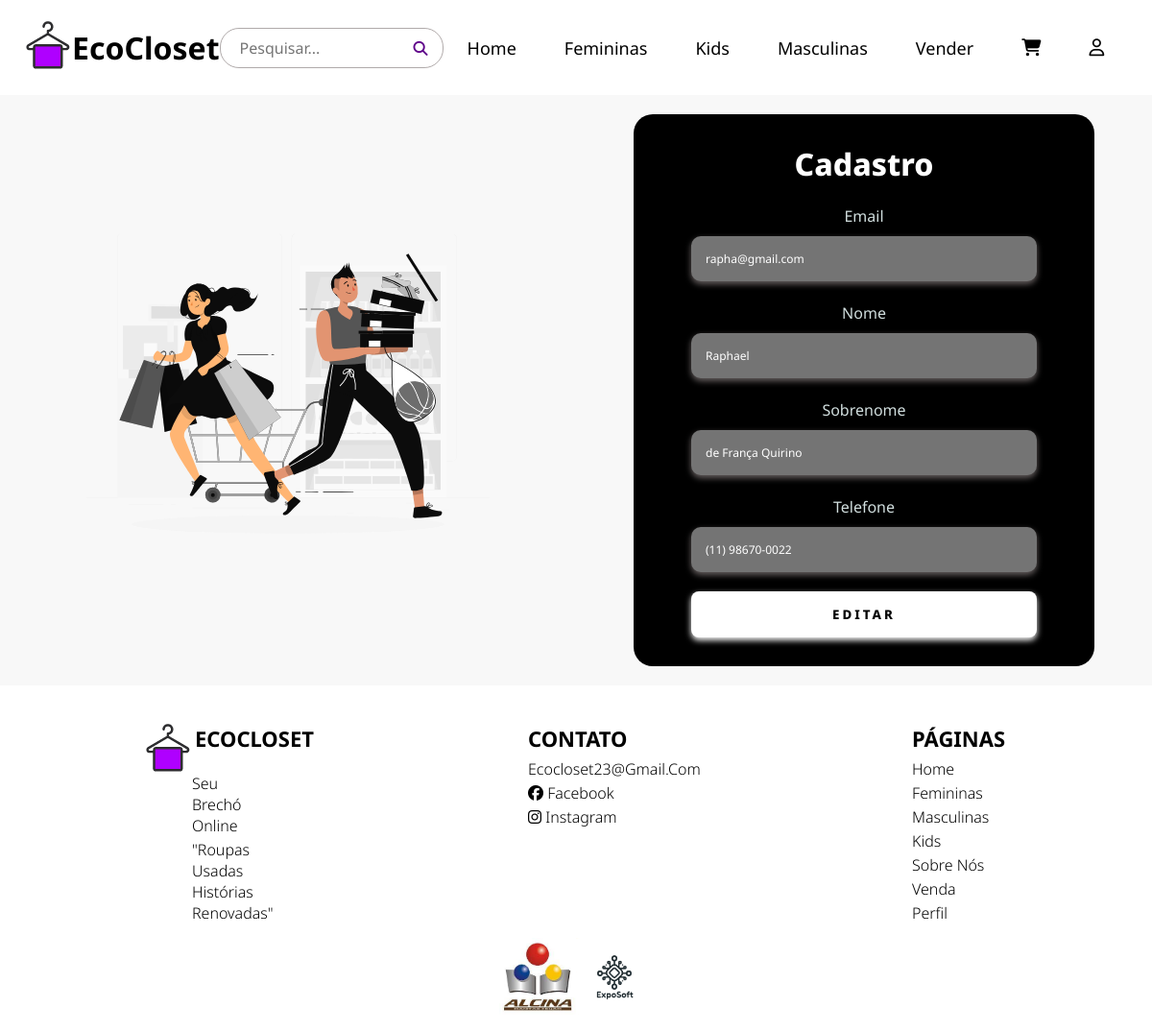
The page /editaDados.php (signed in) on the database its author committed.
### tables this page shows
CREATE TABLE `cadastro_usuario` (
  `idusuario` int(11) NOT NULL,
  `email` varchar(35) NOT NULL,
  `senha` varchar(40) NOT NULL,
  `nome` varchar(45) NOT NULL,
  `sobrenome` varchar(50) NOT NULL,
  `telefone` varchar(15) NOT NULL,
  `path_user` varchar(35) NOT NULL
);

### editaDados.php (the view, shortened to what this page needs)
<?php
include('includes/conexao.php');
$id_usuario = $_SESSION['id_usuario'];
$consultaDados = "SELECT * FROM cadastro_usuario WHERE idusuario = '$id_usuario'";
$resultadoDados = mysqli_query($conexao, $consultaDados);
$dados = mysqli_fetch_assoc($resultadoDados);
?>
<!DOCTYPE html>
<html lang="pt-br">
<head>
    <link rel="stylesheet" href="https://cdnjs.cloudflare.com/ajax/libs/font-awesome/4.7.0/css/font-awesome.min.css">
    <link rel="stylesheet" href="estilos/style.css">
    <link rel="stylesheet" href="estilos/media-query.css">
</head>
<body class="cad">
    <?php
    include_once('menu.php');
    ?>
    <div class="main-login">
        <div class="left-login">
            <img src="imagens/shopping-animate.svg" class="img-cad" alt="">
        </div>
        <div class="right-login">
            <div class="card-login">
                <h1>Cadastro</h1>
                <form action="includes/editaDadosBanco.php" method="post" id="form">
                    <div class="textfield">
                        <br>
                        <label for="email">Email</label>
                        <input type="text" name="email" id="email" placeholder="Email" required value="<?= $dados['email'] ?>">
                    </div>
                    <div class="textfield">
                        <br>
                        <label for="nome">Nome</label>
                        <input type="text" name="nome" id="nome" placeholder="Nome" required value="<?= $dados['nome'] ?>">
                    </div>
                    <div class="textfield">
                        <br>
                        <label for="sobrenome">Sobrenome</label>
                        <input type="text" name="sobrenome" id="sobrenome" placeholder="Sobrenome" required value="<?= $dados['sobrenome'] ?>">
                    </div>
                    <div class="textfield">
                        <br>
                        <label for="telefone">Telefone</label>
                        <input type="text" name="telefone" id="telefone" placeholder="Telefone" required value="<?= $dados['telefone'] ?>">
                    </div>
                    <button class="btn-login">Editar</button>
            </div>
        </div>
    </div>
    <?php
    include_once('includes/footer.php');
    ?>
</body>
</html>
</body>
</html>

### estilos/style.css (style rules this page uses)
* { font-family: 'Noto Sans', sans-serif; margin: 0; padding: 0; box-sizing: border-box; }
body { background-color: #f1f1f1; }
.main-login { width: 100%; height: 100%; background-color:#f8f8f8 ; display: flex; justify-content: center; align-items: center; }
.left-login { width: 100%; height: 100%; display: flex; justify-content: center; align-items: center; flex-direction: column; }
.right-login { width: 100%; height: 100%; display: flex; justify-content: center; align-items: center; }
.card-login { width: 70%; display: flex; justify-content: center; align-items: center; flex-direction: column; padding: 30px 35px; background: #000000; border-radius: 20px; box-shadow: 0px 10px 40px #00000000; margin-top: 20px; margin-bottom: 20px; }
.card-login > h1 { color: #ffffff; font-weight: 800; margin: 0; }
.textfield { width: 30vw; display: flex; flex-direction: column; align-items: center; justify-content: center; margin: 10px 0x; }
.textfield > input { width: 100%; border:none; border-radius: 10px; padding: 15px; background: #747474 ; color: #ffffff; font-size: 12px; box-shadow: 0px 3px 6px #665f5f; outline: none; box-sizing: border-box; }
.textfield > label { color: #f0ffffde; margin-bottom: 10px; }
.textfield > input::placeholder { color: #f0ffff94; }
.btn-login { width: 100%; padding: 15px; margin-top: 20px; border: none; border-radius: 8px; outline: none; text-transform: uppercase; font-weight: 800; letter-spacing: 3px; color: #000000; background: white; cursor: pointer; box-shadow: 0px 3px 6px white; }
.img-cad { width: 70%; }
.cad { background-color: rgb(0, 0, 0); }
h1 { margin: 0; }
:root { --primary: #275efe; --primary-light: #7699ff; --dark: #1c212e; --grey-dark: #3f4656; --grey: #6c7486; --grey-light: #cdd9ed; --white: #fff; --green: #16bf78; --sand: #dcb773; --sand-light: #edd9a9; }

### estilos/media-query.css (style rules this page uses)
@media screen and (max-width: 1200px) { .card-login { width: 80%; } }

### rows shown on the page
cadastro_usuario: email "rapha@gmail.com", nome "Raphael", sobrenome "de França Quirino", telefone "(11) 98670-0022"
